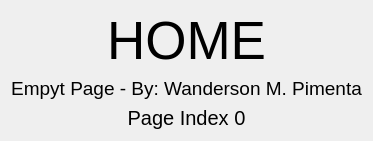
                  <widget class="QWidget" name="page_home">
                   <layout class="QVBoxLayout" name="verticalLayout_10">
                    <item>
                     <widget class="QLabel" name="label_6">
                      <property name="font">
                       <font>
                        <pointsize>40</pointsize>
                       </font>
                      </property>
                      <property name="styleSheet">
                       <string notr="true"/>
                      </property>
                      <property name="text">
                       <string>HOME</string>
                      </property>
                      <property name="alignment">
                       <set>Qt::AlignCenter</set>
                      </property>
                     </widget>
                    </item>
                    <item>
                     <widget class="QLabel" name="label">
                      <property name="font">
                       <font>
                        <pointsize>14</pointsize>
                       </font>
                      </property>
                      <property name="text">
                       <string>Empyt Page - By: Wanderson M. Pimenta</string>
                      </property>
                      <property name="alignment">
                       <set>Qt::AlignCenter</set>
                      </property>
                     </widget>
                    </item>
                    <item>
                     <widget class="QLabel" name="label_7">
                      <property name="font">
                       <font>
                        <pointsize>15</pointsize>
                       </font>
                      </property>
                      <property name="text">
                       <string>Page Index 0</string>
                      </property>
                      <property name="alignment">
                       <set>Qt::AlignCenter</set>
                      </property>
                     </widget>
                    </item>
                   </layout>
                  </widget>
